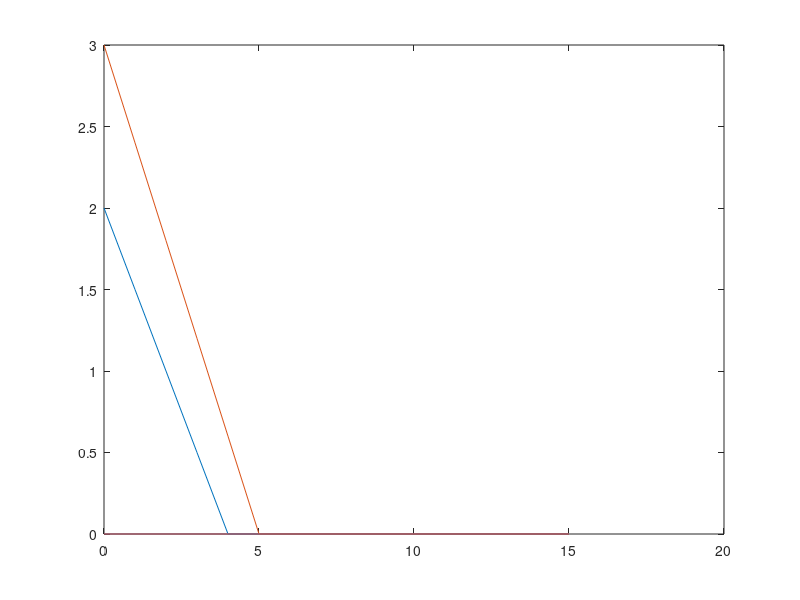

Source code (MATLAB):
clc
clear

A = [2 4; 3 5];
B = [8; 15];

A = [A ; eye(2)];
B = [B ; 0 ; 0];

% plotting
x = 0 : max(B);
for i = 1 : size(A,1)
    y = (B(i) - (A(i,1) * x)) / A(i,2);
    y = max(0,y);
    plot(x,y);
    hold on
end

% finding the points of intersection and corner points
pt = [];
for i = 1 : size(A,1)
    for j = i+1 : size(A,1)
        AA = [A(i,:) ; A(j,:)];
        BB = [B(i,:) ; B(j,:)];
        xx = inv(AA) * BB;
        if xx >= 0
            pt = [pt xx];
        end
    end
end

pt


% finding the feasible points and the optimal solution
fp = [];
c1 = @(x1,x2) 2*x1 + 4*x2 - 8
c2 = @(x1,x2) 3*x1 + 5*x2 - 15
z = @(x1,x2) 3*x1 + 2*x2
z1 = []

for i = 1 : size(pt,2)
    x1 = pt(1,i);
    x2 = pt(2,i);
    if c1(x1,x2) <= 0 && c2(x1,x2) <= 0
        fp = [fp pt(:,i)];
        cost = z(x1, x2);
        z1 = [z1 cost];
    end
end

[value, ind] = max(z1)
opt_sol = fp(:,ind)

opt_sol


